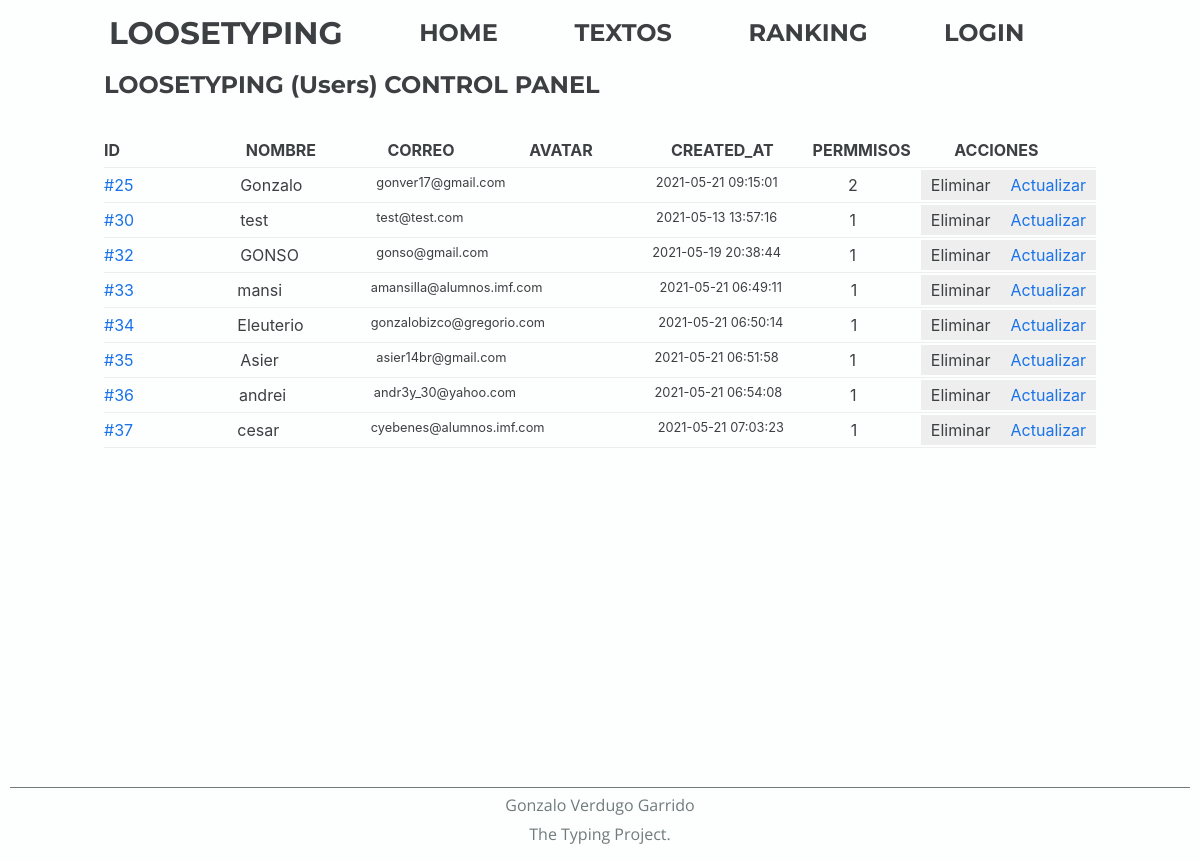
The page /views/panelUsuarios.php?option=allU on the database as committed earlier.
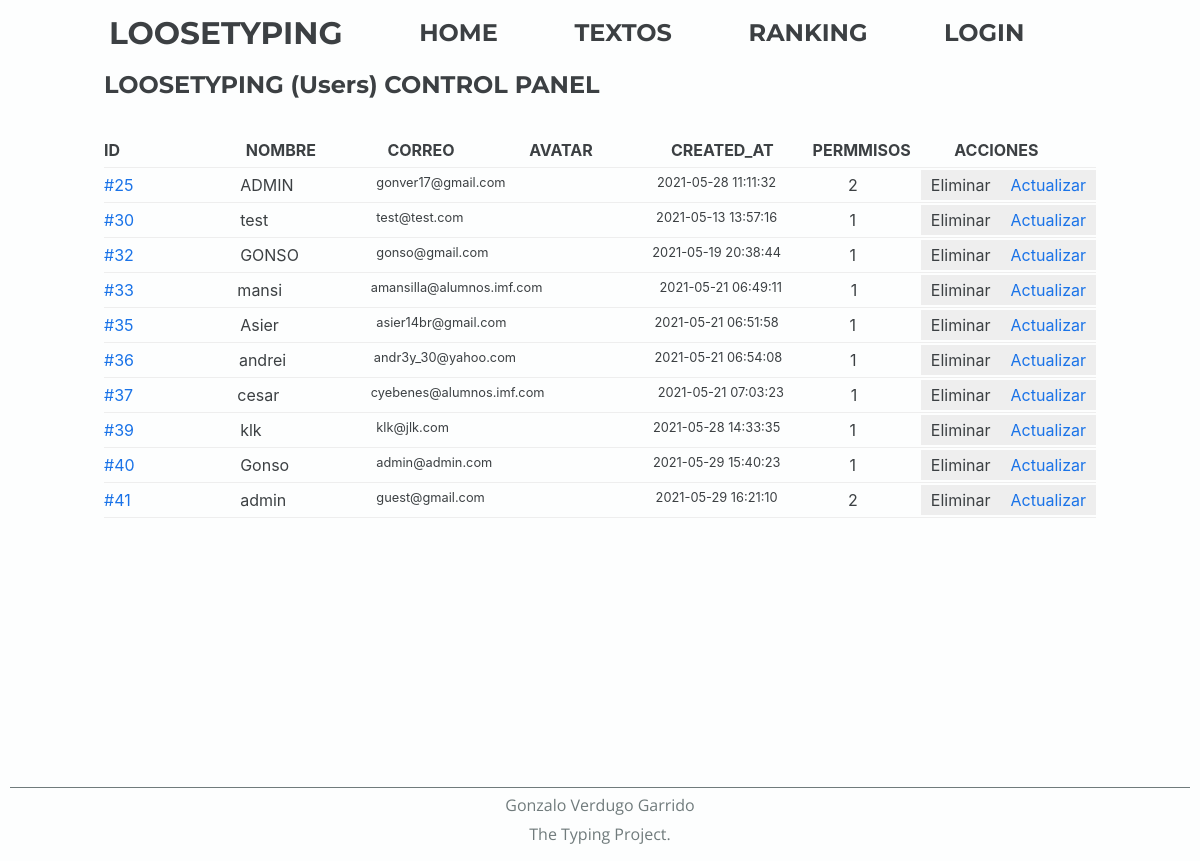
The same page on the database as committed later.
### tables this page shows
CREATE TABLE `usuarios` (
  `id` int(11) NOT NULL,
  `nom_user` varchar(50) DEFAULT NULL,
  `ema_user` varchar(60) DEFAULT NULL,
  `pas_user` varchar(200) DEFAULT NULL,
  `ava_user` varchar(100) DEFAULT 'ec ec-robot',
  `created_at` timestamp NOT NULL DEFAULT current_timestamp() ON UPDATE current_timestamp(),
  `per_user` int(11) DEFAULT NULL
);

### public_html/private/model/dao/daoUser.php (called while the page is built, shortened)
<?php
class DaoUser
{
    public static function getAllUsers()
    {
        $db= DbConnection::getInstance();
        $query = "select * from usuarios";
        $commit=$db->prepare($query);
        $commit->execute();
        $arr=$commit->fetchAll();
        return $arr;
    }
}

### public_html/private/model/user.php (the view, shortened to what this page needs)
<?php
include_once("dao/daoUser.php");
class User
{
    private $id;
    private $name;
    private $email;
    private $avatar;
    private $createdAt;
    private $permisos;
    public function __construct($id="", $name="", $email="", $password="", $avatar="", $createdAt="", $permisos="")
    {
        $this->id=$id;
        $this->name=$name;
        $this->email=$email;
        $this->avatar=$avatar;
        $this->createdAt=$createdAt;
        $this->permisos=$permisos;
    }
    public function getId()
    {
        return $this->id;
    }
    public function getName()
    {
        return $this->name;
    }
    public function getEmail()
    {
        return $this->email;
    }
    public function getAvatar()
    {
        return $this->avatar;
    }
    public function getCreatedAt()
    {
        return $this->createdAt;
    }
    public function getPermisos()
    {
        return $this->permisos;
    }
    public static function getAllUsers()
    {
        $daoResult = DaoUser::getAllUsers();
        $users = array();
        foreach ($daoResult as $daoUser) {
            array_push($users, new User($daoUser['id'], $daoUser['nom_user'], $daoUser['ema_user'], $daoUser['pas_user'], $daoUser['ava_user'], $daoUser['created_at'], $daoUser['per_user']));
        }
        return $users;
    }
    public function imprimir()
    {
        $html="";
        $rand = rand(0, 100000);
        $html.="<div id='{$rand}' class='user-div record-row'>";
        $html.="<div class='record-data' ><a href='profile.php?id=".$this->id."'>#{$this->getId()}</a></div>";
        $html.="<div class='record-data'>{$this->getName()}</div>";
        $html.="<div class='record-data small'>{$this->getEmail()}</div>";
        $html.="<div class='{$this->getAvatar()} record-data center'></div>";
        $html.="<div class='record-data small center'>{$this->getCreatedAt()}</div>";
        $html.="<div class='record-data center'>{$this->getPermisos()}</div>";
        $html.="<div class='user-div-buttons' record-data>";
        $html.="<a class='button' onclick='eliminarUsuario({$rand},{$this->id})' >Eliminar</a>";
        $html.="<a class='button'  href='actualizarUsuario.php?userId={$this->id}'>Actualizar</a>";
        $html.="</div>";
        $html.="</div>";
        return $html;
    }
}

### public_html/views/panelusuarios.php (shortened to what this page needs)
<?php
include("../private/model/user.php");
$allUsers=User::getAllUsers();
?>
<!DOCTYPE html>
<html lang='es' dir='ltr'>
<head>
    <link rel="stylesheet" href="../css/reboot.css">
    <?php include "../includes/general-head.php" ?>
</head>
<body>
    <main>
        <?php include "../includes/nav.php" ?>
        <section>
            <h1>LOOSETYPING (Users) CONTROL PANEL</h1>
            <div class="record-header">
                <div class="record-data"><b>ID</b></div>
                <div class="record-data"><b>NOMBRE</b></div>
                <div class="record-data"><b>CORREO</b></div>
                <div class="record-data"><b>AVATAR</b></div>
                <div class="record-data"><b>CREATED_AT</b></div>
                <div class="record-data"><b>PERMMISOS</b></div>
                <div class="record-data"><b>ACCIONES</b></div>
            </div>
            <div id="column-div">
                <?php
                    foreach ($allUsers as $user) {
                        echo $user->imprimir();
                    }
                ?>
            </div>
        </section>
        <?php include "../includes/footer.php" ?>
    </main>
</body>
</html>

### public_html/includes/general-head.php (shortened to what this page needs)
<link rel="stylesheet" href="../css/reboot.css">
<link rel='stylesheet' href='https://unpkg.com/emoji.css/dist/emoji.min.css'>
<link rel="stylesheet" href="../css/general.css">
<link id='dark-mode-css' rel='stylesheet' href='../css/darkmode.css'>

### public_html/includes/nav.php (shortened to what this page needs)
<nav class="dropdown-2">
    <ul>
        <li>
            <h1>
                <header>
                    <a class="navLink" id="navHeader" href="../index.php">
                        LOOSETYPING
                    </a>
                </header>
            </h1>
        </li>
        <li class="nav-elem">
            <h2>
                <a class="navLink" href="../index.php">HOME</a>
            </h2>
        </li>
        <li class="nav-elem">
            <h2>
                <a class="navLink" href="custom.php">TEXTOS</a>
            </h2>
        </li>
        <li class="nav-elem">
            <h2>
                <a class="navLink" href="ranking.php">RANKING</a>
            </h2>
        </li>
        <li class="nav-elem">
            <h2><?php
            include_once('../private/model/user.php');
            if (isset($_SESSION) && !empty($_SESSION)) {
                $user=User::getByEmail($_SESSION['user']);
                if ($user->getPermisos()>1) {
                    echo '<div class="dropdown">
                        <a class="navLink" href="profile.php">PERFIL</a>
                        <span class="arrow">▼</span>
                        <div class="dropdown-content">
                         <a class="navLink" href="settings.php">AJUSTES</a>
                        </div>
                      </div>' ;
                } else {
                    echo ' <a class="navLink" href="profile.php">PERFIL</a>';
                }
            } else {
                echo ' <a class="navLink" href="login.php">LOGIN</a>';
            }
                 ?>
            </h2>
        </li>
    </ul>
</nav>

### public_html/includes/footer.php
<footer>
    <div>
        <p class="text-center">Gonzalo Verdugo Garrido</p>
        <p class="text-center">The Typing Project.</p>
    </div>
</footer>

### public_html/css/reboot.css (style rules this page uses)
*, *::before, *::after { box-sizing: border-box; }
html { font-family: sans-serif; line-height: 1.15; -webkit-text-size-adjust: 100%; -ms-text-size-adjust: 100%; -ms-overflow-style: scrollbar; -webkit-tap-highlight-color: transparent; }
article, aside, dialog, figcaption, figure, footer, header, hgroup, main, nav, section { display: block; }
body { margin: 0; font-family: -apple-system, BlinkMacSystemFont, "Segoe UI", Roboto, "Helvetica Neue", Arial, sans-serif, "Apple Color Emoji", "Segoe UI Emoji", "Segoe UI Symbol"; font-size: 1rem; font-weight: normal; line-height: 1.5; color: #212529; text-align: left; background-color: #fff; }
h1, h2, h3, h4, h5, h6 { margin-top: 0; margin-bottom: 0.5rem; }
p { margin-top: 0; margin-bottom: 1rem; }
ol, ul, dl { margin-top: 0; margin-bottom: 1rem; }
b, strong { font-weight: bolder; }
a { color: #007bff; text-decoration: none; background-color: transparent; -webkit-text-decoration-skip: objects; }
a:not([href]):not([tabindex]) { color: inherit; text-decoration: none; }
a, area, button, [role="button"], input:not([type="range"]), label, select, summary, textarea { -ms-touch-action: manipulation; touch-action: manipulation; }

### public_html/css/general.css (style rules this page uses)
* { color: #3c4043; }
body { background-color: #fdfefe; }
h1, h2, h3, h4 { font-family: "Montserrat", sans-serif; font-weight: bold; color: #3c4043; }
p, span { font-family: "Open Sans", sans-serif; }
a:link { color: #1a73e8; }
.navLink:link { color: #3c4043; text-decoration: none; padding: 5px; }
li h1, li h2 { margin: 0; }
nav { max-width: 992px; margin: 0 auto; padding: 10px 0; }
nav ul { list-style-type: none; padding: 0; display: flex; flex-direction: row; justify-content: space-between; align-items: center; margin: 0; }
nav ul li { display: flex; justify-content: center; align-content: center; }
#navHeader { font-size: 1.3em; }
.text-center { text-align: center; }
section { max-width: 992px; margin: 0 auto; padding: 30px 3 3 3; min-height: 85vh; }
.record-header { margin: 30px 0 0 0; border-bottom: 1px solid #eee; padding: 5px 0; display: flex; justify-content: space-between; }
.record-row, .user-div { border-bottom: 1px solid #eee; padding: 5px 0; display: flex; justify-content: space-between; }
.record-data { width: 150px; }
.center { text-align: center; }
.button { padding: 5px 10px; background-color: #eee; border: none; color: #3c4043; }
.small { font-size: 0.8em; }
footer p { color: #707b7c; margin: 5px 0; }
footer div { border-top: 1px solid #707b7c; }
footer { padding: 10px; position: relative; bottom: 0; margin-top: 30px; }

### public_html/css/darkmode.css (style rules this page uses)
* { color: #fdfefe; }
body { background-color: #3c4043; }
h1, h2, h3, h4, p, span { color: #fdfefe; }
a:link { color: #fdfefe; font-weight: 600; }
.navLink:link { color: #fdfefe; text-decoration: none; padding: 5px; }
.button { padding: 5px 10px; color: #fdfefe; border: none; background-color: #707b7c; }

Rows that differ between the two databases and show on the page:
removed usuarios: id "34", nom_user "Eleuterio", ema_user "gonzalobizco@gregorio.com", created_at "2021-05-21 06:50:14", per_user "1"
changed usuarios "gonver17@gmail.com": nom_user "Gonzalo" → "ADMIN"; created_at "2021-05-21 09:15:01" → "2021-05-28 11:11:32"
added usuarios: id "39", nom_user "klk", ema_user "klk@jlk.com", created_at "2021-05-28 14:33:35", per_user "1"
added usuarios: id "40", nom_user "Gonso", ema_user "admin@admin.com", created_at "2021-05-29 15:40:23", per_user "1"
added usuarios: id "41", nom_user "admin", ema_user "guest@gmail.com", created_at "2021-05-29 16:21:10", per_user "2"
